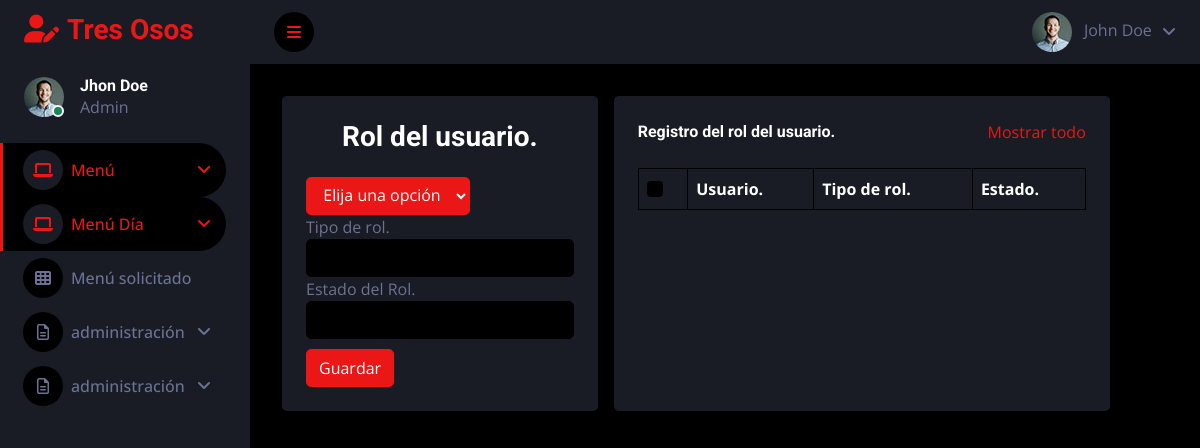
/rol, run on an earlier commit of the app's database.
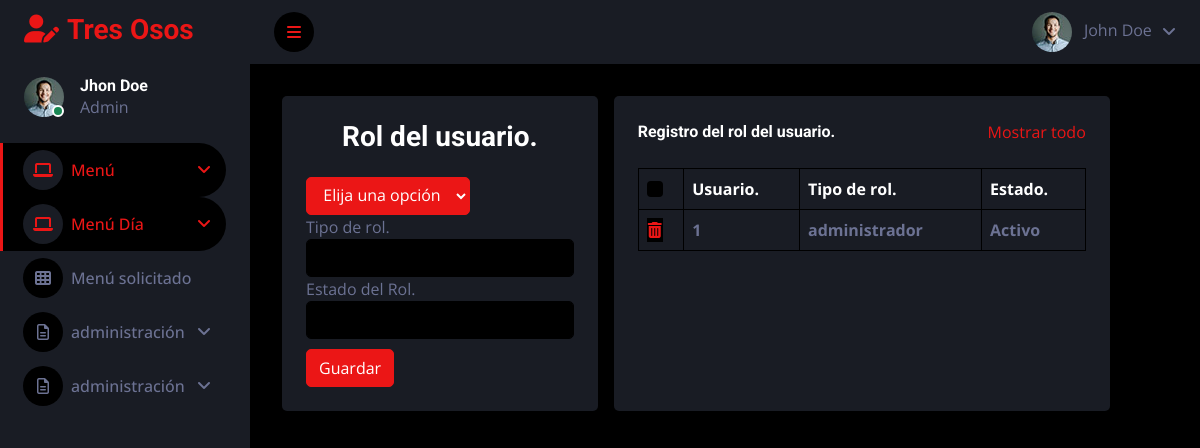
And on a later commit of the database.
### tables this page shows
CREATE TABLE rol_usuario 
( 
 id INTEGER NOT NULL, 
 id_user INTEGER NOT NULL, 
 Tipo_rol TEXT NOT NULL,
 Estado TEXT NOT NULL,
 PRIMARY KEY (id), 
 FOREIGN KEY (id_user) REFERENCES usuario(id)
);

### app.py (the view)
@app.route("/rol", methods=["GET", "POST"])
def rol():
    if request.method == "POST":
        registro = request.form.get("id_user")
        tipo = request.form.get("Tipo_rol")
        estado = request.form.get("Estado")
        db.execute("INSERT INTO rol_usuario(id_user,Tipo_rol, Estado) values(?,?,?)",registro,tipo,estado)
        return redirect("/rol")
    else:
        vista = db.execute("SELECT * FROM rol_usuario")
        print(vista)
        rolu = db.execute("SELECT *FROM usuario")
        return render_template("rol.html",rolu=rolu, vista=vista)

### templates/rol.html (shortened to what this page needs)
{% extends 'layout.html' %}
{% block contenido %}
<div class="container-fluid">
	<div class="row">
		<div class="col-md-6 col-md-6 bg-secondary rounded p-4" style="width: 35%;margin: 8px;">
			<h3 class="text-center">
			     Rol del usuario.
			</h3>
			<form role="form"  method="POST" action="/rol">
                <div class="row1">
					<div class="col-md-12">
						<select name="id_user" class="btn btn-primary" style="margin-top: 15px;">
							<option selected>Elija una opción</option>
						</select>
					</div>
				</div>
				<div class="form-group">
					<label for="p_nombre">
						Tipo de rol.
					</label>
					<input type="Nombre" class="form-control" id="nombre" name ="Tipo_rol"/>
				</div>
				<div class="form-group">
					<label for="p_nombre">
						Estado del Rol.
					</label>
					<input type="Nombre" class="form-control" id="nombre" name ="Estado"/>
				</div>
				<button type="submit" class="btn btn-primary" style="margin-top: 10px;">
					Guardar
				</button>
			</form>
		</div>
		<div class="bg-secondary text-center rounded p-4" style="width: 55%; margin: 8px;">
        <div class="d-flex align-items-center justify-content-between mb-4">
            <h6 class="mb-0"><font style="vertical-align: inherit;"><font style="vertical-align: inherit;">Registro del rol del usuario. </font></font></h6>
            <a href=""><font style="vertical-align: inherit;"><font style="vertical-align: inherit;">Mostrar todo</font></font></a>
        </div>
        <div class="table-responsive">
            <table class="table text-start align-middle table-bordered table-hover mb-0">
                <thead>
                    <tr class="text-white">
                        <th scope="col"><input class="form-check-input" type="checkbox"></th>
                        <th scope="col"><font style="vertical-align: inherit;"><font style="vertical-align: inherit;">Usuario.</font></font></th>
                        <th scope="col"><font style="vertical-align: inherit;"><font style="vertical-align: inherit;">Tipo de rol.</font></font></th>
                        <th scope="col"><font style="vertical-align: inherit;"><font style="vertical-align: inherit;">Estado.</font></font></th>
                    </tr>
                </thead>
                <tbody>
					{% for vista in vista %}
						<tr>
							<th><a class="form-check-input" type="submit" href="/rol_eliminar/{{ vista.id }}"><i class="fa-solid fa-trash-can"></i></a></th>
							<th>{{vista.id_user}}</th>
							<th>{{vista.Tipo_rol}}</th>
						    <th>{{vista.Estado}}</th>
						</tr>
					{% endfor %}
                </tbody>
            </table>
        </div>
    </div>
	</div>
</div>
{% endblock %}

What changed in the data, as far as the page shows it:
added rol_usuario: id_user "1", Tipo_rol "administrador", Estado "Activo"
